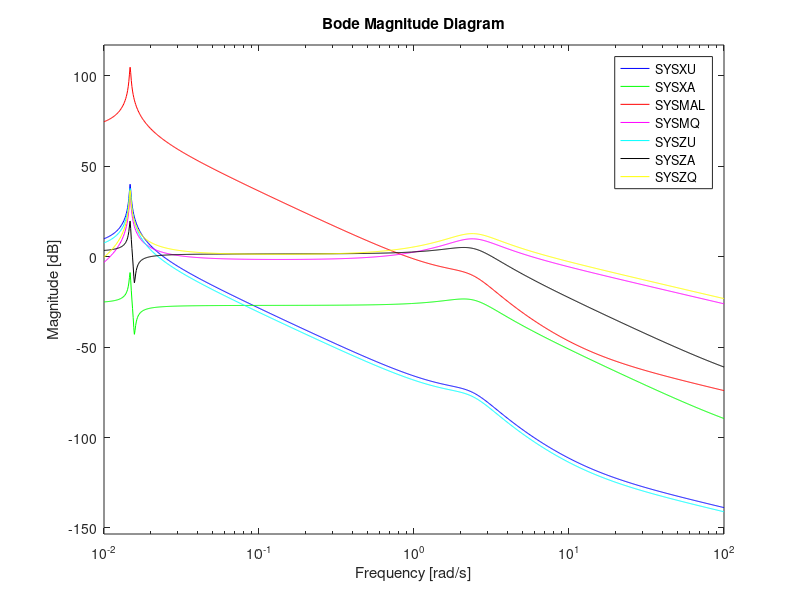

This chart was generated by the following MATLAB code:
% Frequency response magnitudes of the individual terms in the pitching
% moment equation as a function of the input signal frequency.
% Test case specified by Equations (2.6) and (2.7)
%
% Chapter 2: Data Gathering 
% "Flight Vehicle System Identification - A Time Domain Methodology"
% Second Edition
% Author: Ravindra V. Jategaonkar
% published by AIAA, Reston, VA 20191, USA


% State matrix
A = [-1.0027   -0.0023    0.9944         0;...
     0.0378   -0.0003   -0.0004   -0.1071;...
      -5.1600    0.0000   -0.7146         0;...
           0         0    1.0000         0];

% Control Matrix
B = [-0.0548 -0.0038 -6.9732 0]';

% Frequency vector (rad/s)
% W=(0.1:0.1:100);
% W=logspace(-1, 2, 100);

% X-U contribution
C = [0 -0.003 0 0];
D = [0];
SYSXU = ss(A,B,C,D);

% X-A contribution
C = [0.0378 0 0 0];
D = [0];
SYSXA = ss(A,B,C,D);

% Z-U contribution
C = [0 -0.0023 0 0];
D = [0];
SYSZU = ss(A,B,C,D);

% Z-A contribution
C = [-1.0027 0 0 0];
D = [0];
SYSZA = ss(A,B,C,D);


% Z-Q contribution
C = [0 0 0.9944 0];
D = [0];
SYSZQ = ss(A,B,C,D);

% M-Alpha contribution  
C = [0 -5.16 0 0];
D = [0];
SYSMAL = ss(A,B,C,D);

% M-Q contribution  
C = [0 0 -0.7146 0];
D = [0];
SYSMQ = ss(A,B,C,D);

% Bode magnitude plot
bodemag(SYSXU,'b',SYSXA,'g',SYSMAL,'r',SYSMQ,'m',SYSZU,'c',SYSZA,'k',SYSZQ,'y', {0.01 100}); grid
legend
% bodemag(SYSMA,'b',SYSMQ,'g',SYSMDE,'r', {0.01 100}); grid